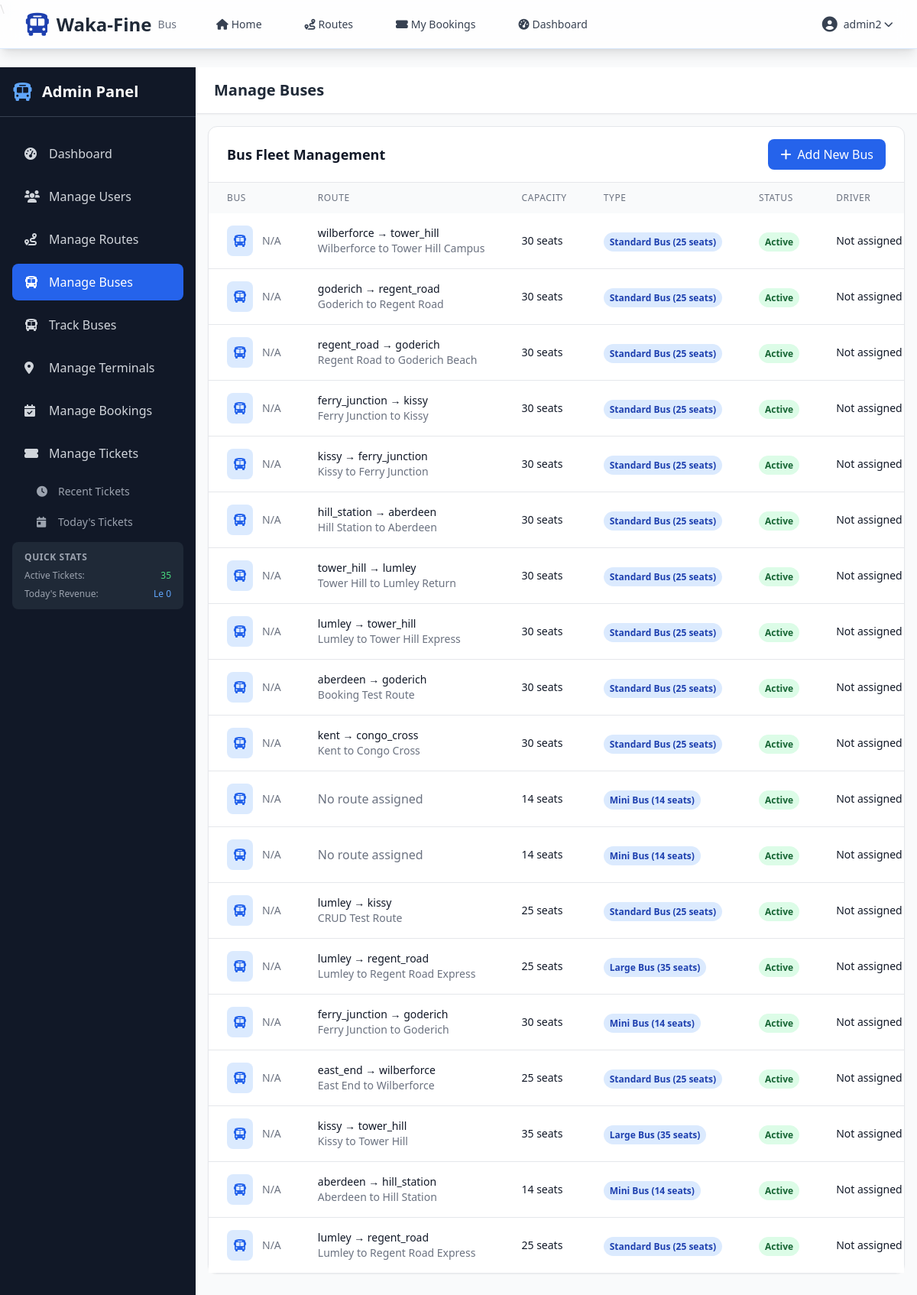
The app's page /accounts/admin/buses/ (signed in) with its own data.
### accounts/models.py (models this page shows, shortened)
class User(AbstractUser):
    ROLE_CHOICES = [
        ("admin", "Admin"),
        ("staff", "Staff"),
        ("customer", "Customer"),
    ]
    role = models.CharField(max_length=10, choices=ROLE_CHOICES, default="customer")
    phone_number = models.CharField(max_length=15, blank=True, null=True)
    created_at = models.DateTimeField(auto_now_add=True)
    updated_at = models.DateTimeField(auto_now=True)
    @property
    def is_admin(self):
        return self.role == "admin"

### buses/models.py (models this page shows, shortened)
class Bus(models.Model):
    BUS_TYPE_CHOICES = [
        ("mini", "Mini Bus (14 seats)"),
        ("standard", "Standard Bus (25 seats)"),
        ("large", "Large Bus (35 seats)"),
    ]
    bus_number = models.CharField(max_length=20, unique=True)
    bus_name = models.CharField(max_length=100)
    bus_type = models.CharField(
        max_length=20, choices=BUS_TYPE_CHOICES, default="standard"
    )
    seat_capacity = models.PositiveIntegerField()
    assigned_route = models.ForeignKey(
        Route, on_delete=models.SET_NULL, null=True, blank=True
    )
    is_active = models.BooleanField(default=True)
    created_at = models.DateTimeField(auto_now_add=True)
    updated_at = models.DateTimeField(auto_now=True)

### routes/models.py (models this page shows, shortened)
class Route(models.Model):
    LOCATION_CHOICES = [
        ("lumley", "Lumley"),
        ("regent_road", "Regent Road"),
        ("aberdeen", "Aberdeen"),
        ("hill_station", "Hill Station"),
        ("kissy", "Kissy"),
        ("east_end", "East End"),
        ("wilberforce", "Wilberforce"),
        ("tower_hill", "Tower Hill"),
        ("ferry_junction", "Ferry Junction"),
        ("goderich", "Goderich"),
        ("kent", "Kent"),
        ("congo_cross", "Congo Cross"),
    ]
    name = models.CharField(max_length=100)
    origin = models.CharField(max_length=50, choices=LOCATION_CHOICES)
    destination = models.CharField(max_length=50, choices=LOCATION_CHOICES)
    origin_terminal = models.ForeignKey(
        "terminals.Terminal",
        on_delete=models.SET_NULL,
        null=True,
        blank=True,
        related_name="origin_routes",
        help_text="Terminal where this route starts",
    )
    destination_terminal = models.ForeignKey(
        "terminals.Terminal",
        on_delete=models.SET_NULL,
        null=True,
        blank=True,
        related_name="destination_routes",
        help_text="Terminal where this route ends",
    )
    price = models.DecimalField(max_digits=10, decimal_places=2)
    departure_time = models.TimeField()
    arrival_time = models.TimeField()
    duration_minutes = models.PositiveIntegerField(help_text="Duration in minutes")
    is_active = models.BooleanField(default=True)
    created_at = models.DateTimeField(auto_now_add=True)
    updated_at = models.DateTimeField(auto_now=True)
    class Meta:
        unique_together = ["origin", "destination", "departure_time"]

### accounts/admin_views.py (the view)
class ManageBusesView(AdminRequiredMixin, ListView):
    model = Bus
    template_name = "accounts/admin/manage_buses.html"
    context_object_name = "buses"
    paginate_by = 20
    def get_queryset(self):
        return (
            Bus.objects.select_related("assigned_route").all().order_by("-created_at")
        )

### accounts/admin_views.py (called while the page is built)
    def test_func(self):
        return self.request.user.is_authenticated and (
            self.request.user.is_admin or self.request.user.is_staff_member
        )

### templates/accounts/admin/manage_buses.html (shortened to what this page needs)
{% extends 'accounts/admin/base_admin.html' %}
{% block page_title %}Manage Buses{% endblock %}
{% block content %}
<div class="bg-white rounded-xl shadow-sm border border-gray-200">
    <div class="px-6 py-4 border-b border-gray-200">
        <div class="flex items-center justify-between">
            <h3 class="text-lg font-semibold text-gray-900">Bus Fleet Management</h3>
            <a href="{% url 'buses:create' %}" class="px-4 py-2 bg-blue-600 text-white rounded-lg hover:bg-blue-700 transition-colors">
                <i class="fas fa-plus mr-2"></i>Add New Bus
            </a>
        </div>
    </div>
    {% if buses %}
        <div class="overflow-x-auto">
            <table class="w-full">
                <thead class="bg-gray-50">
                    <tr>
                        <th class="px-6 py-3 text-left text-xs font-medium text-gray-500 uppercase tracking-wider">Bus</th>
                        <th class="px-6 py-3 text-left text-xs font-medium text-gray-500 uppercase tracking-wider">Route</th>
                        <th class="px-6 py-3 text-left text-xs font-medium text-gray-500 uppercase tracking-wider">Capacity</th>
                        <th class="px-6 py-3 text-left text-xs font-medium text-gray-500 uppercase tracking-wider">Type</th>
                        <th class="px-6 py-3 text-left text-xs font-medium text-gray-500 uppercase tracking-wider">Status</th>
                        <th class="px-6 py-3 text-left text-xs font-medium text-gray-500 uppercase tracking-wider">Driver</th>
                    </tr>
                </thead>
                <tbody class="bg-white divide-y divide-gray-200">
                    {% for bus in buses %}
                        <tr class="hover:bg-gray-50">
                            <td class="px-6 py-4 whitespace-nowrap">
                                <div class="flex items-center">
                                    <div class="p-2 bg-blue-100 rounded-lg mr-3">
                                        <i class="fas fa-bus text-blue-600"></i>
                                    </div>
                                    <div>
                                        <div class="text-sm text-gray-500">{{ bus.model|default:"N/A" }}</div>
                                    </div>
                                </div>
                            </td>                            <td class="px-6 py-4 whitespace-nowrap">
                                {% if bus.assigned_route %}
                                    <div class="text-sm text-gray-900">{{ bus.assigned_route.origin }} → {{ bus.assigned_route.destination }}</div>
                                    <div class="text-sm text-gray-500">{{ bus.assigned_route.name }}</div>
                                {% else %}
                                    <span class="text-gray-500">No route assigned</span>
                                {% endif %}
                            </td>                            <td class="px-6 py-4 whitespace-nowrap text-sm text-gray-900">
                                {{ bus.seat_capacity }} seats
                            </td>
                            <td class="px-6 py-4 whitespace-nowrap">
                                <span class="px-2 py-1 rounded-full text-xs font-semibold bg-blue-100 text-blue-800">
                                    {{ bus.get_bus_type_display|default:"Standard" }}
                                </span>
                            </td>
                            <td class="px-6 py-4 whitespace-nowrap">
                                <span class="px-2 py-1 rounded-full text-xs font-semibold
                                    {% if bus.is_active %}bg-green-100 text-green-800
                                    {% else %}bg-red-100 text-red-800{% endif %}">
                                    {% if bus.is_active %}Active{% else %}Inactive{% endif %}
                                </span>
                            </td>
                            <td class="px-6 py-4 whitespace-nowrap text-sm text-gray-900">
                                {{ bus.driver_name|default:"Not assigned" }}
                            </td>
                        </tr>
                    {% endfor %}
                </tbody>
            </table>
        </div>
    {% endif %}
</div>
{% endblock %}

### templates/base_nav.html (shortened to what this page needs)
\
{% load static %}
<nav class="bg-white/80 backdrop-blur-md shadow-lg fixed top-0 left-0 right-0 z-40 border-b border-blue-100 h-16">  <div class="max-w-7xl mx-auto px-4 sm:px-6 lg:px-8">
        <div class="flex justify-between h-16">
            <div class="flex items-center">
                <div class="flex-shrink-0 flex items-center">
                    <i class="fas fa-bus text-3xl text-primary mr-2"></i>
                    <span class="text-2xl font-bold text-gray-800">Waka-Fine</span>
                    <span class="text-sm text-gray-500 ml-2">Bus</span>
                </div>
                <div class="hidden md:ml-10 md:flex md:space-x-8">
                    <a href="{% url 'home' %}" class="text-gray-700 hover:text-primary px-3 py-2 text-sm font-medium transition-colors duration-200">
                        <i class="fas fa-home mr-1"></i>Home
                    </a>
                    <a href="{% url 'routes:search' %}" class="text-gray-700 hover:text-primary px-3 py-2 text-sm font-medium transition-colors duration-200">
                        <i class="fas fa-route mr-1"></i>Routes
                    </a>
                    {% if user.is_authenticated %}
                        <a href="{% url 'bookings:list' %}" class="text-gray-700 hover:text-primary px-3 py-2 text-sm font-medium transition-colors duration-200">
                            <i class="fas fa-ticket-alt mr-1"></i>My Bookings
                        </a>
                        <a href="{% url 'accounts:dashboard' %}" class="text-gray-700 hover:text-primary px-3 py-2 text-sm font-medium transition-colors duration-200">
                            <i class="fas fa-tachometer-alt mr-1"></i>Dashboard
                        </a>
                    {% endif %}
                </div>
            </div>
            <div class="flex items-center space-x-4">
                {% if user.is_authenticated %}
                    <div class="relative" x-data="{ open: false }">
                        <button @click="open = !open" class="flex items-center text-sm text-gray-700 hover:text-primary focus:outline-none transition-colors duration-200">
                            <i class="fas fa-user-circle text-xl mr-2"></i>
                            <span class="hidden md:block">{{ user.get_full_name|default:user.username }}</span>
                            <i class="fas fa-chevron-down ml-1 text-xs"></i>
                        </button>
                    </div>
                {% endif %}
            </div>
        </div>
    </div>
</nav>

### records on screen
User: get_full_name "admin2"
Bus: model "N/A", assigned_route.origin "wilberforce", assigned_route.destination "tower_hill", assigned_route.name "Wilberforce to Tower Hill Campus", seat_capacity "30", bus_type "Standard Bus (25 seats)", is_active "Active", driver_name "Not assigned"
Bus: model "N/A", assigned_route.origin "goderich", assigned_route.destination "regent_road", assigned_route.name "Goderich to Regent Road", seat_capacity "30", bus_type "Standard Bus (25 seats)", is_active "Active", driver_name "Not assigned"
Bus: model "N/A", assigned_route.origin "regent_road", assigned_route.destination "goderich", assigned_route.name "Regent Road to Goderich Beach", seat_capacity "30", bus_type "Standard Bus (25 seats)", is_active "Active", driver_name "Not assigned"
Bus: model "N/A", assigned_route.origin "ferry_junction", assigned_route.destination "kissy", assigned_route.name "Ferry Junction to Kissy", seat_capacity "30", bus_type "Standard Bus (25 seats)", is_active "Active", driver_name "Not assigned"
Bus: model "N/A", assigned_route.origin "kissy", assigned_route.destination "ferry_junction", assigned_route.name "Kissy to Ferry Junction", seat_capacity "30", bus_type "Standard Bus (25 seats)", is_active "Active", driver_name "Not assigned"
Bus: model "N/A", assigned_route.origin "hill_station", assigned_route.destination "aberdeen", assigned_route.name "Hill Station to Aberdeen", seat_capacity "30", bus_type "Standard Bus (25 seats)", is_active "Active", driver_name "Not assigned"
Bus: model "N/A", assigned_route.origin "tower_hill", assigned_route.destination "lumley", assigned_route.name "Tower Hill to Lumley Return", seat_capacity "30", bus_type "Standard Bus (25 seats)", is_active "Active", driver_name "Not assigned"
Bus: model "N/A", assigned_route.origin "lumley", assigned_route.destination "tower_hill", assigned_route.name "Lumley to Tower Hill Express", seat_capacity "30", bus_type "Standard Bus (25 seats)", is_active "Active", driver_name "Not assigned"
Bus: model "N/A", assigned_route.origin "aberdeen", assigned_route.destination "goderich", assigned_route.name "Booking Test Route", seat_capacity "30", bus_type "Standard Bus (25 seats)", is_active "Active", driver_name "Not assigned"
Bus: model "N/A", assigned_route.origin "kent", assigned_route.destination "congo_cross", assigned_route.name "Kent to Congo Cross", seat_capacity "30", bus_type "Standard Bus (25 seats)", is_active "Active", driver_name "Not assigned"
Bus: model "N/A", shows "No route assigned", seat_capacity "14", bus_type "Mini Bus (14 seats)", is_active "Active", driver_name "Not assigned"
Bus: model "N/A", shows "No route assigned", seat_capacity "14", bus_type "Mini Bus (14 seats)", is_active "Active", driver_name "Not assigned"
Bus: model "N/A", assigned_route.origin "lumley", assigned_route.destination "kissy", assigned_route.name "CRUD Test Route", seat_capacity "25", bus_type "Standard Bus (25 seats)", is_active "Active", driver_name "Not assigned"
Bus: model "N/A", assigned_route.origin "lumley", assigned_route.destination "regent_road", assigned_route.name "Lumley to Regent Road Express", seat_capacity "25", bus_type "Large Bus (35 seats)", is_active "Active", driver_name "Not assigned"
Bus: model "N/A", assigned_route.origin "ferry_junction", assigned_route.destination "goderich", assigned_route.name "Ferry Junction to Goderich", seat_capacity "30", bus_type "Mini Bus (14 seats)", is_active "Active", driver_name "Not assigned"
Bus: model "N/A", assigned_route.origin "east_end", assigned_route.destination "wilberforce", assigned_route.name "East End to Wilberforce", seat_capacity "25", bus_type "Standard Bus (25 seats)", is_active "Active", driver_name "Not assigned"
Bus: model "N/A", assigned_route.origin "kissy", assigned_route.destination "tower_hill", assigned_route.name "Kissy to Tower Hill", seat_capacity "35", bus_type "Large Bus (35 seats)", is_active "Active", driver_name "Not assigned"
Bus: model "N/A", assigned_route.origin "aberdeen", assigned_route.destination "hill_station", assigned_route.name "Aberdeen to Hill Station", seat_capacity "14", bus_type "Mini Bus (14 seats)", is_active "Active", driver_name "Not assigned"
Bus: model "N/A", assigned_route.origin "lumley", assigned_route.destination "regent_road", assigned_route.name "Lumley to Regent Road Express", seat_capacity "25", bus_type "Standard Bus (25 seats)", is_active "Active", driver_name "Not assigned"
